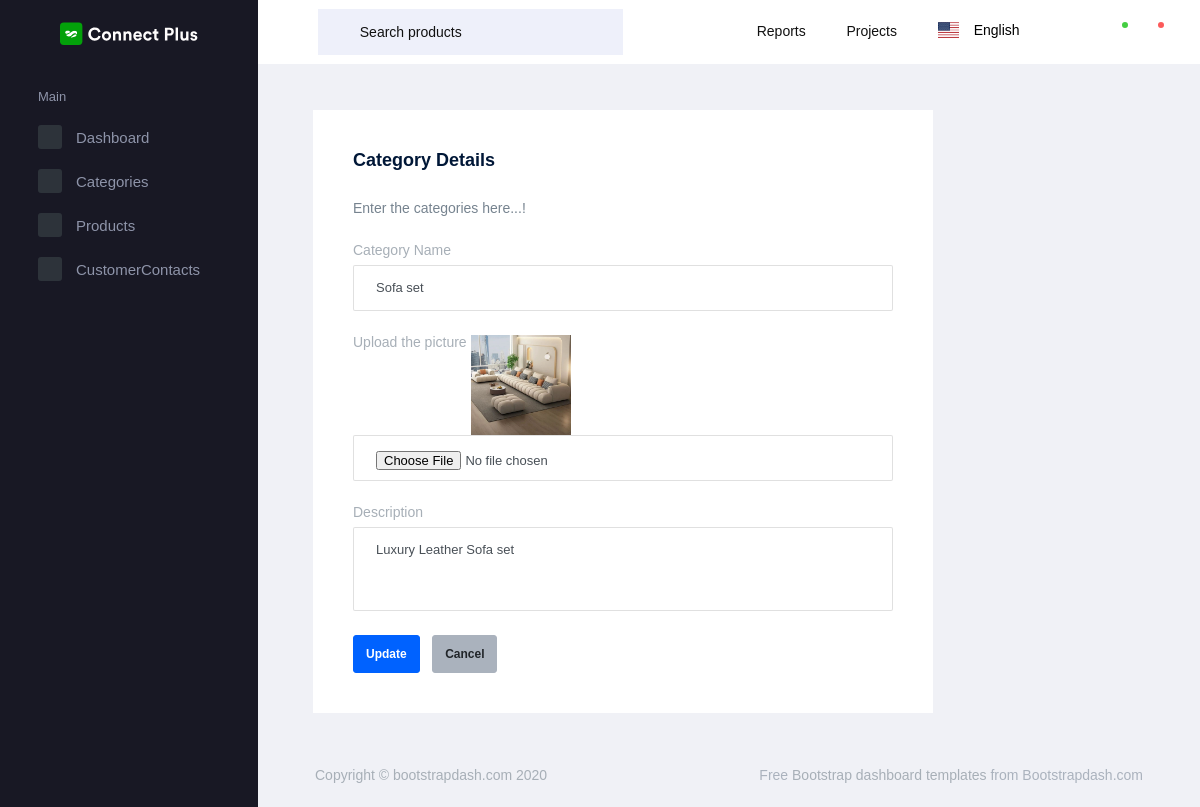
The page /furnitures/editcategoryfn/3/ on the database its author committed.
### FurnitureApp/models.py (models this page shows)
class Categoryclass(models.Model):
    cname=models.CharField(max_length=100,null=True,blank=True)
    cimage=models.ImageField(upload_to="categorypics",null=True,blank=True)
    cdescription=models.TextField(max_length=100,null=True,blank=True)

### FurnitureApp/views.py (the view)
# urls.py: path('editcategoryfn/<int:edit_id>/',views.editcategoryfn,name="editcategoryfn"),
def editcategoryfn(request,edit_id):
    ed=Categoryclass.objects.get(id=edit_id)
    return render(request,"editcategory.html",{'ed':ed})

### FurnitureApp/templates/editcategory.html (shortened to what this page needs)
<!DOCTYPE html>
{% extends "index.html" %}
{% block content %}
<html lang="en">
<head>
</head>
<body>
        <div class="col-9 grid-margin stretch-card">
                <div class="card">
                    <form method="post" action="{% url 'updatecategoryfn' edit_id=ed.id %}" enctype="multipart/form-data">
                  <div class="card-body">
                    <h4 class="card-title">Category Details</h4>
                    <p class="card-description">Enter the categories here...! </p>
                    <form class="forms-sample">
                      <div class="form-group">
                        <label for="exampleInputName1">Category Name</label>
                        <input type="text" class="form-control" id="exampleInputName1" placeholder="Category Name" name="categoryname" value="{{ed.cname}}">
                      </div>
                      <div class="form-group">
                        <label for="formFileSm" class="form-label">Upload the picture</label>
                        <img src="{{ed.cimage.url}}" style="width: 100px; height: 100px;">
                        <input  class="form-control" id="formFileSm" name="picture" type="file" >
                    </div>
                      <div class="form-group">
                        <label for="exampleTextarea1">Description</label>
                        <textarea class="form-control" id="exampleTextarea1" rows="4" name="description">{{ed.cdescription}}</textarea>
                      </div>
                      <button type="submit" class="btn btn-primary mr-2">Update</button>
                      <button class="btn btn-light">Cancel</button>
                    </form>
                  </div>
                </form>
                </div>
           </div>
</body>
</html>
{% endblock %}

### rows shown on the page
Categoryclass: categoryname "Sofa set", cimage (picture), description "Luxury Leather Sofa set"
